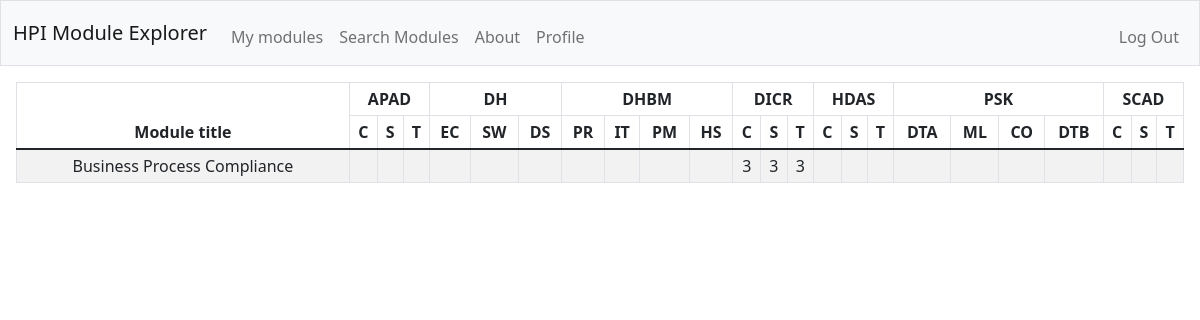
The page / (signed in) on the database its author committed.
### tables this page shows
CREATE TABLE modules (
    url_trimmed TEXT PRIMARY KEY,
    full_url TEXT NOT NULL,
    website TEXT,
    title TEXT NOT NULL,
    credits INTEGER NOT NULL,
    evap_grade INTEGER NOT NULL,
    evap_semester INTEGER NOT NULL,
    module_description TEXT
);

### app.py (the view)
@app.route("/", methods=["GET"])
@login_required
def my_modules():
    module_submodule_combinations = get_module_submodule_combinations(session["user_id"])
    module_colspan = {row["module_group"]: row["colspan"] for row in module_submodule_combinations}
    subheader = [item for row in module_submodule_combinations for item in row["module_group_subgroup_combinations"].split(",")]
    modules_taken = get_modules_taken(session["user_id"])
    table_rows = []
    for module_taken in modules_taken:
        credit_cells = ["" for _ in range(len(subheader))]
        module_title = module_taken["title"]
        module_link = "module/" + module_taken["url_trimmed"]
        for module_group_subgroup_combination in module_taken["module_group_subgroup_combinations"].split(","):
            credit_cells[subheader.index(module_group_subgroup_combination)] = module_taken["credits"] or "X"
        table_rows.append((module_title, module_link, credit_cells))
    return render_template("my_modules.html", module_colspan=module_colspan, subheader=subheader, table_rows=table_rows)

### db_queries.py (called while the page is built)
def to_dict_decorator(func):
    def wrapper(*args, **kwargs):
        result = func(*args, **kwargs)
        if result is None:
            return {}
        if isinstance(result, list):
            return [dict(row) for row in result]
        return dict(result)
    return wrapper

def get_db_connection():
    conn = sqlite3.connect('hpi_modules.db')
    conn.row_factory = sqlite3.Row  # This enables column access by name: row['column_name']
    return conn

@to_dict_decorator
def get_module_submodule_combinations(user_id):
    conn = get_db_connection()
    combinations = conn.execute(
        """
        SELECT
            module_group,
            GROUP_CONCAT(DISTINCT module_group || '-' || submodule_group) AS module_group_subgroup_combinations,
            COUNT(DISTINCT module_group || '-' || submodule_group) AS colspan
        FROM
            course_modules
        JOIN
            users ON course_modules.course_abbreviation = users.course_abbreviation
        WHERE
            users.id = ?
        GROUP BY
            module_group;
        """, (user_id,)
    ).fetchall()
    conn.close()
    return combinations

@to_dict_decorator
def get_modules_taken(user_id):
    conn = get_db_connection()
    modules = conn.execute(
        """
        SELECT
            m.title,
            m.url_trimmed,
            m.credits,
            GROUP_CONCAT(cm.module_group || '-' || cm.submodule_group) AS module_group_subgroup_combinations
        FROM
            modules m
        JOIN
            user_modules um ON m.url_trimmed = um.url_trimmed
        JOIN
            course_modules cm ON m.url_trimmed = cm.url_trimmed
        JOIN
            users u ON cm.course_abbreviation = u.course_abbreviation AND um.user_id = u.id
        WHERE
            um.user_id = ?
        GROUP BY
            m.url_trimmed;
        """, (user_id,)
    ).fetchall()
    conn.close()
    return modules

### helpers.py (called while the page is built)
def login_required(f):
    @wraps(f)
    def decorated_function(*args, **kwargs):
        if session.get("user_id") is None:
            return redirect("/login")
        return f(*args, **kwargs)
    return decorated_function

### templates/my_modules.html (shortened to what this page needs)
{% extends "layout.html" %}
{% block main %}
<div class="table-responsive">
  <table class="table table-striped table-bordered table-hover table-sm text-center align-middle">
    <thead class="thead-dark">
      <tr>
        <th scope="col" rowspan="2">Module title</th>
        {% for header_title, _colspan in module_colspan.items() %}
          <th scope="col" colspan="{{ _colspan }}">{{ header_title }}</th>
        {% endfor %}
      </tr>
      <tr>
        {% for _subheader in subheader %}
          <th>{{ _subheader.split("-")[1] }}</th>
        {% endfor %}
      </tr>
    </thead>
    <tbody>
      {% for (course_title, course_link, credit_cells) in table_rows %}
        <tr>
          <td><a href="{{ course_link }}" style="text-decoration: none; color: inherit;">{{ course_title }}</a></td>
          {% for credit_cell in credit_cells %}
            <td>{{ credit_cell }}</td>
          {% endfor %}
        </tr>
      {% endfor %}
    </tbody>
  </table>
</div>
{% endblock %}

### templates/layout.html (shortened to what this page needs)
<!DOCTYPE html>
<html lang="en">
    <head>
        <link href="https://cdn.jsdelivr.net/npm/bootstrap@5.1.3/dist/css/bootstrap.min.css" rel="stylesheet">
        <link href="/static/custom.css" rel="stylesheet">
    </head>
    <body>
        <nav class="bg-light border navbar navbar-expand-md navbar-light">
            <div class="container-fluid">
                <a class="navbar-brand" href="/"><span class="">HPI Module Explorer</span></a>
                <div class="collapse navbar-collapse" id="navbar">
                    {% if session["user_id"] %}
                        <ul class="navbar-nav me-auto mt-2">
                            <li class="nav-item"><a class="nav-link" href="/">My modules</a></li>
                            <li class="nav-item"><a class="nav-link" href="/search">Search Modules</a></li>
                            <li class="nav-item"><a class="nav-link" href="/about">About</a></li>
                            <li class="nav-item"><a class="nav-link" href="/profile">Profile</a></li>
                        </ul>
                        <ul class="navbar-nav ms-auto mt-2">
                            <li class="nav-item"><a class="nav-link" href="/logout">Log Out</a></li>
                        </ul>
                    {% else %}
                        <ul class="navbar-nav ms-auto mt-2">
                            <li class="nav-item"><a class="nav-link" href="/register">Register</a></li>
                            <li class="nav-item"><a class="nav-link" href="/login">Log In</a></li>
                        </ul>
                    {% endif %}
                </div>
            </div>
        </nav>
        <main>
            <div id="content" class="p-3 mb-4">
                    {% block main %}{% endblock %}
            </div>
        </main>
    </body>
</html>

### rows shown on the page
modules: title "Business Process Compliance", credit_cells "3" "3" "3"

### other values the page prints
{{ header_title }} "APAD" "DH" "DHBM" "DICR" "HDAS" "PSK" "SCAD"
{{ _subheader.split("-")[1] }} "C" "S" "T" "EC" "SW" "DS" "PR" "IT" "PM" "HS" "C" "S" "T" "C" "S" "T" "DTA" "ML" "CO" "DTB" "C" "S" "T"
